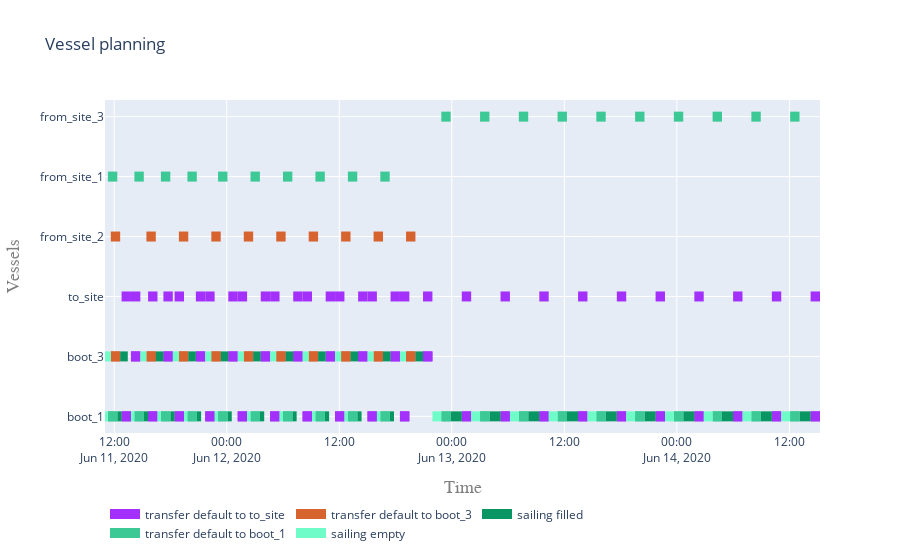

Write notebook code for a chart like this one.
### Code cell
objects = list(sim.vessels)
objects.extend(sim.locations)


activities = []
for obj in objects:
    activities.extend(set(obj.log["Message"]))

activities = list(set(activities))

vessel_planning(objects, activities)

### Figure 1 — Plotly figure (JSON) as saved in the notebook; plotly's stock layout.template omitted (floating-point values rounded to 4 significant figures; data arrays with more than 128 entries replaced by an {"elided": "..."} marker saying what was removed)
{"data": [{"connectgaps": false, "hoverinfo": "y+name", "line": {"color": "rgb(164,48,252)", "width": 10}, "mode": "lines", "name": "transfer default to to_site", "type": "scatter", "x": {"elided": "450 str values"}, "y": {"elided": "450 str values"}}, {"connectgaps": false, "hoverinfo": "y+name", "line": {"color": "rgb(215,99,47)", "width": 10}, "mode": "lines", "name": "transfer default to boot_3", "type": "scatter", "x": {"elided": "150 str values"}, "y": {"elided": "150 str values"}}, {"connectgaps": false, "hoverinfo": "y+name", "line": {"color": "rgb(10,150,98)", "width": 10}, "mode": "lines", "name": "sailing filled", "type": "scatter", "x": {"elided": "150 str values"}, "y": {"elided": "150 str values"}}, {"connectgaps": false, "hoverinfo": "y+name", "line": {"color": "rgb(61,201,149)", "width": 10}, "mode": "lines", "name": "transfer default to boot_1", "type": "scatter", "x": {"elided": "300 str values"}, "y": {"elided": "300 str values"}}, {"connectgaps": false, "hoverinfo": "y+name", "line": {"color": "rgb(112,252,200)", "width": 10}, "mode": "lines", "name": "sailing empty", "type": "scatter", "x": {"elided": "150 str values"}, "y": {"elided": "150 str values"}}], "layout": {"hovermode": "closest", "legend": {"orientation": "h", "x": 0, "y": -0.2}, "title": {"text": "Vessel planning"}, "xaxis": {"range": ["2020-06-11T11:01:08", "2020-06-14T15:15:39.429275"], "title": {"font": {"color": "#7f7f7f", "family": "Courier New, monospace", "size": 18}, "text": "Time"}}, "yaxis": {"title": {"font": {"color": "#7f7f7f", "family": "Courier New, monospace", "size": 18}, "text": "Vessels"}}}}
